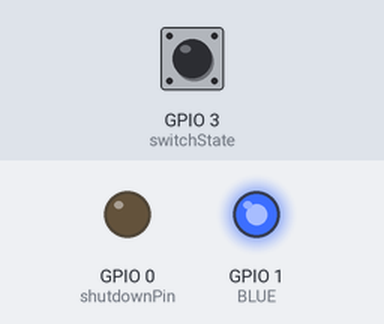
Bench run of a sketch on a simulated ESP8266 (NodeMCU). Parts: output pins drawn as LEDs (lit = HIGH). The test bench sets the inputs (shaded band); at power-on: GPIO 3 (switchState) LOW. WiFi joins after 1.5 s; servers stay silent unless stated; no MQTT or app messages arrive unless stated.

Above: at 2.4 s.
At 41.36 s:
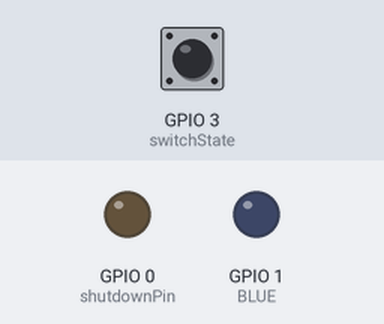
Timing chart, 0 to 41.9 s (numbered marks = the images above):
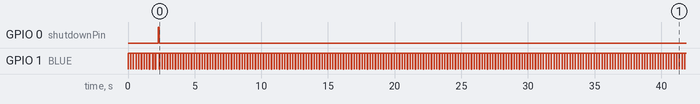

The sketch:

ESP-firmware.ino
```cpp
#include <PubSubClient.h>
#include <ESP8266WiFi.h>
#include <ESP8266HTTPClient.h>
#include <ArduinoJson.h>

const char WiFiSSID[] = "security-by-iod";     //### your Router SSID
const char WiFiPSK[]  = "########"; //### your Router Password
uint8_t MAC_array[6];
char MAC_char[18];
IPAddress ip(192, 168, 42, 12); //Node static IP
IPAddress gateway(192,168,42,254);
IPAddress subnet(255, 255, 255, 0);
IPAddress mqtt_server(192,168,3,241);               //mqtt server ip
const int mqtt_port = 1883;                         //mqtt server port
const char* mqtt_topic = "sensors/all";        //mqtt topic
const char* mqtt_client_id = "IoT-Test-ESP8266";    //mqtt client id

WiFiClient wifi_client;
PubSubClient mqtt_client(mqtt_server, mqtt_port, wifi_client);

const int BLUE = 1;
const int shutdownPin = 0;   // positive pulse on gpio 0 tells Attiny to shut down ESP
const int switchState = 3;   // gpio 3 reads the state of the activator switch

char str[30];                 // publishing string
bool mqtt_con_state = false;  // mqtt connection state

StaticJsonBuffer<200> jsonBuffer;	// reserve 200Bytes for json-foo

ADC_MODE(ADC_VCC); // needed to use ESP.getVcc()

void blink(int count, bool long_blink){
  int blink_time = 10;
  if(long_blink) {
    blink_time = 50;
  }
  while(count-- > 0){
    digitalWrite(BLUE, LOW);
    delay(blink_time);
    digitalWrite(BLUE, HIGH);
    delay(200 - blink_time);
  }
}

// ----- check if wifi connection is up -----------------------------------------
bool isConnected(long timeOutSec)
{
  timeOutSec = timeOutSec * 1000;
  int z = 0;
  while (WiFi.status() != WL_CONNECTED)
  {
    blink(1, 0);                   // blink green while wifi connection in process
    if (z == timeOutSec / 200)
    {
      return false;
    }
    z++;
  }
  mqtt_con_state = mqtt_client.connect(mqtt_client_id, mqtt_topic, 0, 0, "Connected");
  return mqtt_con_state;
}

void setup() {

  pinMode(switchState, INPUT);
  pinMode(BLUE, OUTPUT);
  pinMode(shutdownPin, OUTPUT);
  digitalWrite(BLUE, HIGH);           // blue LED off
  digitalWrite(shutdownPin, LOW);

  blink(1, 0);

  WiFi.config(ip, gateway, subnet);
  WiFi.mode(WIFI_STA);
  WiFi.begin(WiFiSSID, WiFiPSK);

  WiFi.macAddress(MAC_array);
  for (int i = 0; i < sizeof(MAC_array); ++i){
    sprintf(MAC_char, "%s%02x:", MAC_char, MAC_array[i]);
  }
  mqtt_client_id = MAC_char;

  isConnected(20);            // try 20 seconds to connect to wifi access point ..

}

/*
 * @return true if status was published, false if can't connect to broker
 **/
bool mqtt_publish(int status){
  if (mqtt_con_state) {
    sprintf(str, "status: %d", status);

	JsonObject& json_object = jsonBuffer.createObject();
    json_object["esp-id"] = MAC_char;
	if(status == 1) {
        json_object["switch_closed"] = true;
	} else {
		json_object["switch_closed"] = false;
	}
	json_object["esp_voltage_mV"] = ESP.getVcc();

	char json_string[256];
	json_object.printTo(json_string, sizeof(json_string));

    mqtt_client.publish(mqtt_topic, json_string); //Publish/send message to clound on outTopic
    return true;
  } else {
    return false;
  }
}

void loop() {

  if (digitalRead(switchState) == 1)
  {
    blink(2, 1);
    mqtt_publish(1);
  }
  else
  {
    blink(1, 1);
    mqtt_publish(0);
  }

  mqtt_client.disconnect();

  blink(1, 0);

  digitalWrite(shutdownPin, HIGH);
  delay(100);
  digitalWrite(shutdownPin, LOW);

  while(true)
  {
    blink(1, 0);
  }
}
```

Measured:
- by itself, GPIO 0 (shutdownPin): LOW → HIGH at 2.3 s, → LOW 0.10 s later
- by itself, GPIO 1 (BLUE): moves between LOW and HIGH, repeating every 3.4 s
